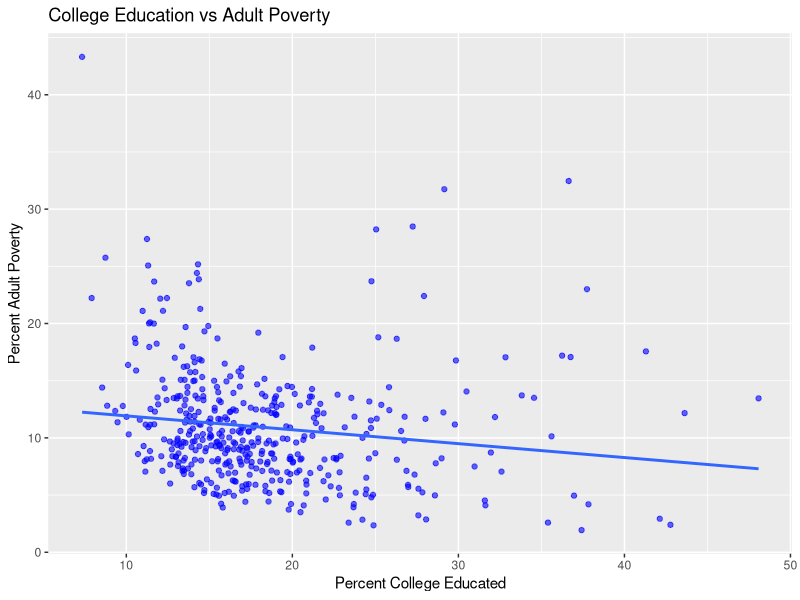
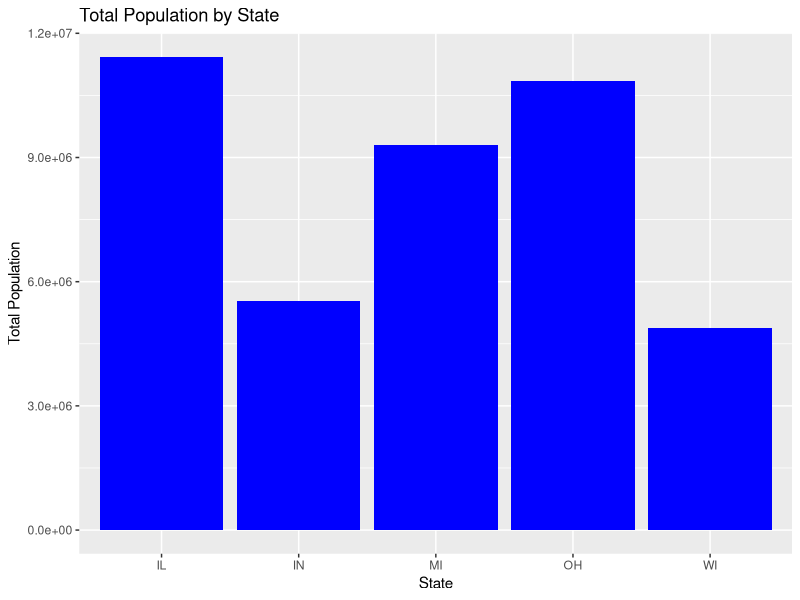
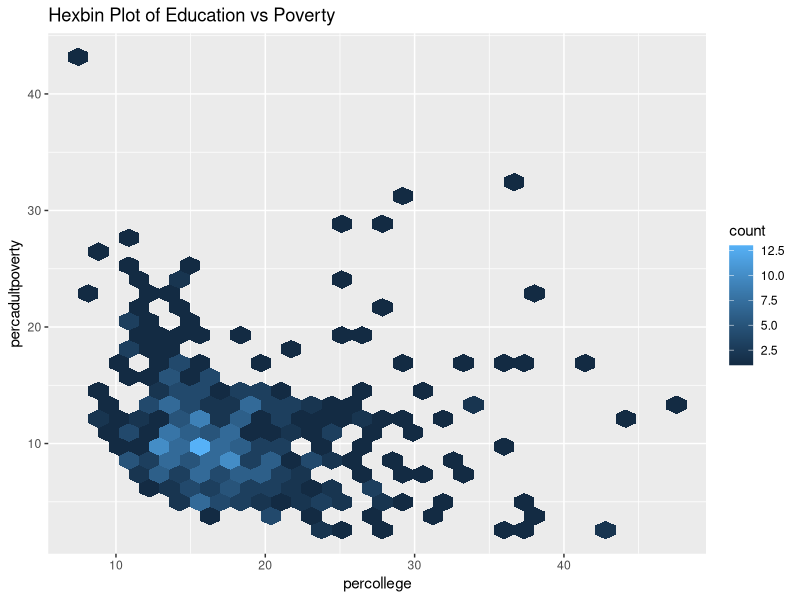
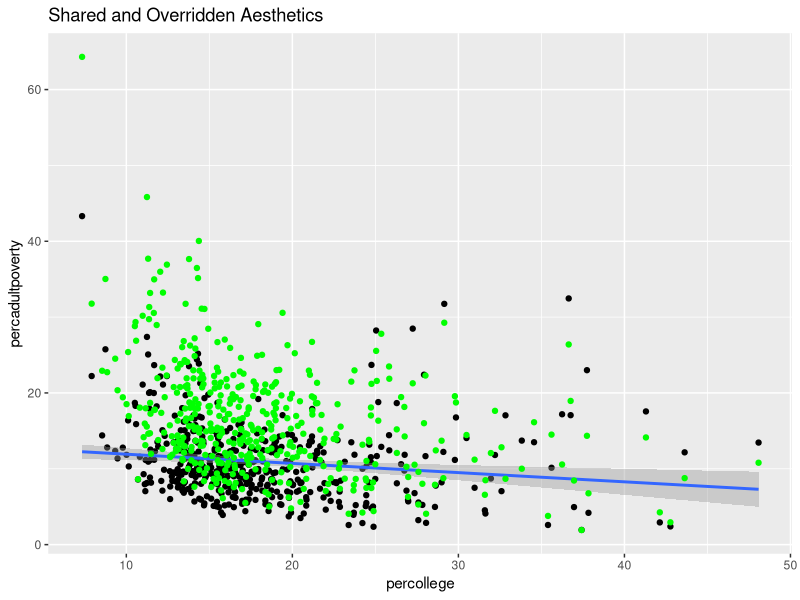
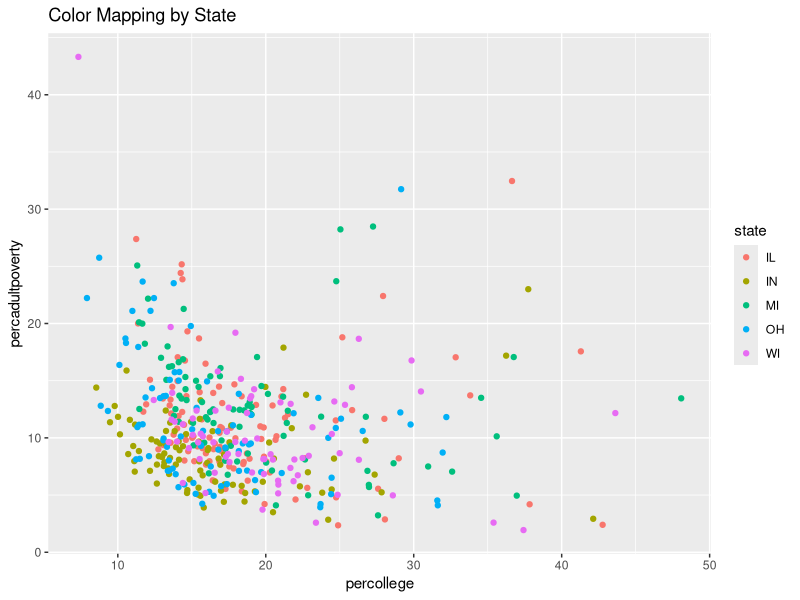
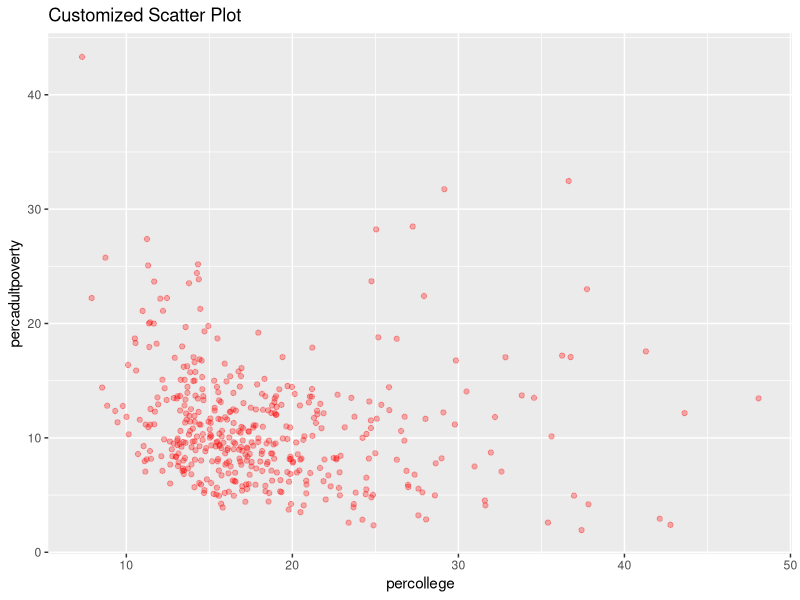

Write R code to recreate these figures, in order.
# Step 1: Install and load package
install.packages("ggplot2")
library(ggplot2)

# Load dataset
data("midwest", package = "ggplot2")
View(midwest)

# Step 2: Scatter plot with trend line
ggplot(midwest, aes(x = percollege, y = percadultpoverty)) +
  geom_point(color = "blue", alpha = 0.6) +
  geom_smooth(method = "lm", se = FALSE) +
  labs(title = "College Education vs Adult Poverty",
       x = "Percent College Educated",
       y = "Percent Adult Poverty")

# Step 3: Bar chart
state_pop <- aggregate(poptotal ~ state, data = midwest, sum)

ggplot(state_pop, aes(x = state, y = poptotal)) +
  geom_col(fill = "blue") +
  labs(title = "Total Population by State",
       x = "State",
       y = "Total Population")

# Step 4: Hexagonal heatmap
ggplot(midwest, aes(x = percollege, y = percadultpoverty)) +
  geom_hex() +
  labs(title = "Hexbin Plot of Education vs Poverty")

# Step 5: Shared aesthetic mapping
ggplot(midwest, aes(x = percollege, y = percadultpoverty)) +
  geom_point() +
  geom_smooth(method = "lm") +
  geom_point(aes(y = percchildbelowpovert), color = "green") +
  labs(title = "Shared and Overridden Aesthetics")

# Step 6: Color mapping by state
ggplot(midwest, aes(x = percollege, y = percadultpoverty, color = state)) +
  geom_point() +
  labs(title = "Color Mapping by State")

# Step 7: Custom color and transparency
ggplot(midwest, aes(x = percollege, y = percadultpoverty)) +
  geom_point(color = "red", alpha = 0.3) +
  labs(title = "Customized Scatter Plot")
